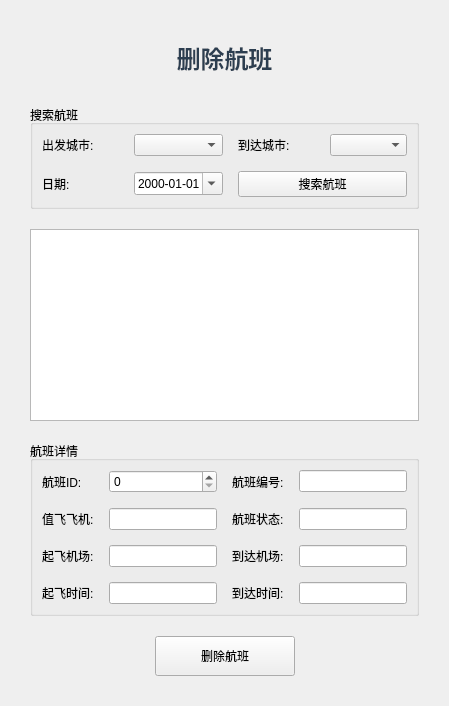
      <widget class="QWidget" name="page_deleteflight">
       <layout class="QVBoxLayout" name="verticalLayout_4">
        <property name="spacing">
         <number>20</number>
        </property>
        <property name="leftMargin">
         <number>30</number>
        </property>
        <property name="topMargin">
         <number>30</number>
        </property>
        <property name="rightMargin">
         <number>30</number>
        </property>
        <property name="bottomMargin">
         <number>30</number>
        </property>
        <item>
         <widget class="QLabel" name="label_38">
          <property name="styleSheet">
           <string notr="true">font-size: 18pt;
font-weight: bold; color: #2c3e50; padding: 10px;</string>
          </property>
          <property name="text">
           <string>删除航班</string>
          </property>
          <property name="alignment">
           <set>Qt::AlignmentFlag::AlignCenter</set>
          </property>
         </widget>
        </item>
        <item>
         <widget class="QGroupBox" name="groupBox_5">
          <property name="title">
           <string>搜索航班</string>
          </property>
          <layout class="QGridLayout" name="gridLayout_5">
           <property name="spacing">
            <number>15</number>
           </property>
           <item row="0" column="0">
            <widget class="QLabel" name="label_search4">
             <property name="text">
              <string>出发城市:</string>
             </property>
            </widget>
           </item>
           <item row="0" column="1">
            <widget class="QComboBox" name="searchDeleteDepartCity"/>
           </item>
           <item row="0" column="2">
            <widget class="QLabel" name="label_search5">
             <property name="text">
              <string>到达城市:</string>
             </property>
            </widget>
           </item>
           <item row="0" column="3">
            <widget class="QComboBox" name="searchDeleteArriveCity"/>
           </item>
           <item row="1" column="0">
            <widget class="QLabel" name="label_search6">
             <property name="text">
              <string>日期:</string>
             </property>
            </widget>
           </item>
           <item row="1" column="1">
            <widget class="QDateEdit" name="searchDeleteDate">
             <property name="displayFormat">
              <string>yyyy-MM-dd</string>
             </property>
             <property name="calendarPopup">
              <bool>true</bool>
             </property>
            </widget>
           </item>
           <item row="1" column="2" colspan="2">
            <widget class="QPushButton" name="btn_searchdeleteflight">
             <property name="text">
              <string>搜索航班</string>
             </property>
            </widget>
           </item>
          </layout>
         </widget>
        </item>
        <item>
         <widget class="QTableWidget" name="deleteflightTable">
          <property name="alternatingRowColors">
           <bool>true</bool>
          </property>
          <property name="selectionBehavior">
           <enum>QAbstractItemView::SelectionBehavior::SelectRows</enum>
          </property>
         </widget>
        </item>
        <item>
         <widget class="QGroupBox" name="groupBox_6">
          <property name="title">
           <string>航班详情</string>
          </property>
          <layout class="QGridLayout" name="gridLayout_4">
           <property name="spacing">
            <number>15</number>
           </property>
           <item row="0" column="0">
            <widget class="QLabel" name="label_39">
             <property name="text">
              <string>航班ID:</string>
             </property>
            </widget>
           </item>
           <item row="0" column="1">
            <widget class="QSpinBox" name="deleteflightID">
             <property name="readOnly">
              <bool>false</bool>
             </property>
             <property name="maximum">
              <number>999999</number>
             </property>
            </widget>
           </item>
           <item row="0" column="2">
            <widget class="QLabel" name="label_41">
             <property name="text">
              <string>航班编号:</string>
             </property>
            </widget>
           </item>
           <item row="0" column="3">
            <widget class="QLineEdit" name="deleteflightNo">
             <property name="readOnly">
              <bool>true</bool>
             </property>
            </widget>
           </item>
           <item row="1" column="0">
            <widget class="QLabel" name="label_40">
             <property name="text">
              <string>值飞飞机:</string>
             </property>
            </widget>
           </item>
           <item row="1" column="1">
            <widget class="QLineEdit" name="deleteflightplane">
             <property name="readOnly">
              <bool>true</bool>
             </property>
            </widget>
           </item>
           <item row="1" column="2">
            <widget class="QLabel" name="label_46">
             <property name="text">
              <string>航班状态:</string>
             </property>
            </widget>
           </item>
           <item row="1" column="3">
            <widget class="QLineEdit" name="deleteflightstatus">
             <property name="readOnly">
              <bool>true</bool>
             </property>
            </widget>
           </item>
           <item row="2" column="0">
            <widget class="QLabel" name="label_42">
             <property name="text">
              <string>起飞机场:</string>
             </property>
            </widget>
           </item>
           <item row="2" column="1">
            <widget class="QLineEdit" name="deleteflightdepartairport">
             <property name="readOnly">
              <bool>true</bool>
             </property>
            </widget>
           </item>
           <item row="2" column="2">
            <widget class="QLabel" name="label_43">
             <property name="text">
              <string>到达机场:</string>
             </property>
            </widget>
           </item>
           <item row="2" column="3">
            <widget class="QLineEdit" name="deleteflightarriveairport">
             <property name="readOnly">
              <bool>true</bool>
             </property>
            </widget>
           </item>
           <item row="3" column="0">
            <widget class="QLabel" name="label_44">
             <property name="text">
              <string>起飞时间:</string>
             </property>
            </widget>
           </item>
           <item row="3" column="1">
            <widget class="QLineEdit" name="deleteflightdeparttime">
             <property name="readOnly">
              <bool>true</bool>
             </property>
            </widget>
           </item>
           <item row="3" column="2">
            <widget class="QLabel" name="label_45">
             <property name="text">
              <string>到达时间:</string>
             </property>
            </widget>
           </item>
           <item row="3" column="3">
            <widget class="QLineEdit" name="deleteflightarrivetime">
             <property name="readOnly">
              <bool>true</bool>
             </property>
            </widget>
           </item>
          </layout>
         </widget>
        </item>
        <item>
         <layout class="QHBoxLayout" name="horizontalLayout_5">
          <item>
           <spacer name="horizontalSpacer_5">
            <property name="orientation">
             <enum>Qt::Orientation::Horizontal</enum>
            </property>
            <property name="sizeHint" stdset="0">
             <size>
              <width>40</width>
              <height>20</height>
             </size>
            </property>
           </spacer>
          </item>
          <item>
           <widget class="QPushButton" name="deleteflight">
            <property name="minimumSize">
             <size>
              <width>140</width>
              <height>40</height>
             </size>
            </property>
            <property name="text">
             <string>删除航班</string>
            </property>
           </widget>
          </item>
          <item>
           <spacer name="horizontalSpacer_6">
            <property name="orientation">
             <enum>Qt::Orientation::Horizontal</enum>
            </property>
            <property name="sizeHint" stdset="0">
             <size>
              <width>40</width>
              <height>20</height>
             </size>
            </property>
           </spacer>
          </item>
         </layout>
        </item>
       </layout>
      </widget>
